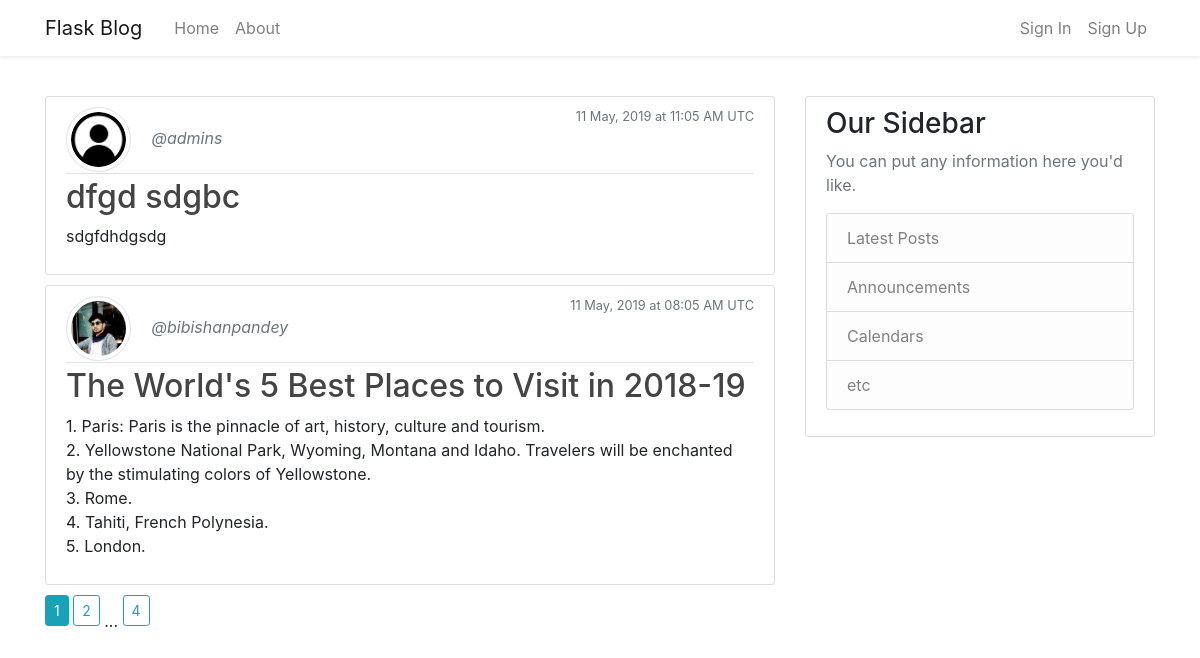
Page /home on the earlier database version.
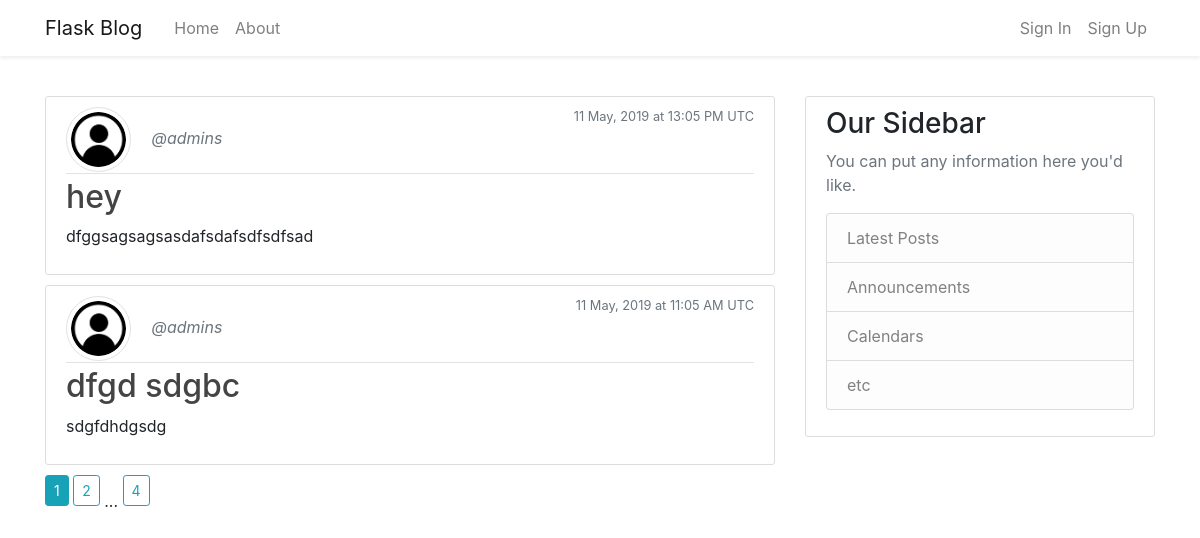
Same page on the later database version.
### flask_blog/models.py (models this page shows, shortened)
class Post(db.Model):
    id = db.Column(db.Integer, primary_key = True)
    title = db.Column(db.String(100), nullable = False)
    date_posted = db.Column(db.DateTime, nullable = False, default = datetime.utcnow)
    content = db.Column(db.Text, nullable = False)
    user_id = db.Column(db.Integer, db.ForeignKey('user.id'), nullable = False)

class User(db.Model, UserMixin):
    id = db.Column(db.Integer, primary_key = True)
    username = db.Column(db.String(20), unique = True, nullable = False)
    email = db.Column(db.String(120), unique = True, nullable = False)
    image_file = db.Column(db.String(20), nullable = False, default = 'default.png')
    password = db.Column(db.String(60), nullable = False)
    posts = db.relationship('Post', backref = 'author', lazy = True)

### flask_blog/main/routes.py (the view)
@main.route("/")
@main.route("/home")
def home():
    page = request.args.get('page', 1, type = int)
    posts = Post.query.order_by(Post.date_posted.desc()).paginate(page = page, per_page = 2)
    return render_template('home.html', posts = posts)

### flask_blog/templates/home.html
{% extends 'layout.html' %}
{% block content %}
    {% for post in posts.items %}
        <article class="media content-section">
            <div class="media-body">
                <div class="article-metadata">
                    <img class="rounded-circle article-img img-thumbnail" src="{{ url_for('static', filename = 'images/' + post.author.image_file) }}">
                    <a class="mr-2 text-muted font-italic" href="{{ url_for('users.user_posts', username = post.author.username) }}">@{{ post.author.username }}</a>
                    <small class="text-muted float-right">{{ post.date_posted.strftime('%d %B, %Y at %H:%m %p UTC') }}</small>
                </div>
                <h2><a class="article-title" href="{{ url_for('posts.post', post_id = post.id) }}">{{ post.title }}</a></h2>
                <p class="article-content">{{ post.content }}</p>
            </div>
        </article>
    {% endfor %}
    {% for page_num in posts.iter_pages(left_edge=1, right_edge=1, left_current=1, right_current=2) %}
        {% if page_num %}
            {% if posts.page == page_num %}
                <a class="btn btn-sm btn-info mb-4" href="{{ url_for('main.home', page=page_num) }}">{{ page_num }}</a>
            {% else %}
                <a class="btn btn-sm btn-outline-info mb-4" href="{{ url_for('main.home', page = page_num) }}">{{ page_num }}</a>
            {% endif %}
        {% else %}
            ...
        {% endif %}
    {% endfor %}
{% endblock content %}

### flask_blog/templates/layout.html (shortened to what this page needs)
<!DOCTYPE html>
<html lang="en">
<head>
    <link rel="stylesheet" href="https://stackpath.bootstrapcdn.com/bootstrap/4.3.1/css/bootstrap.min.css">
    <link rel="stylesheet" type="text/css" href="{{ url_for('static', filename='css/main.css') }}">
    <link rel="stylesheet" href="https://use.fontawesome.com/releases/v5.8.2/css/all.css">
</head>
<body>
    <header class="bg-white pb-5 mb-5">
        <nav class="navbar navbar-expand-lg navbar-light shadow-sm bg-white fixed-top">
            <div class="container">
                <a class="navbar-brand mr-4" href="/">Flask Blog</a>
                <div class="collapse navbar-collapse justify-content-end" id="navbarSupportedContent">
                    <ul class="navbar-nav mr-auto">
                        <li class="nav-item">
                            <a class="nav-link" href="{{ url_for('main.home') }}">Home</a>
                        </li>
                        <li class="nav-item">
                            <a class="nav-link" href="{{ url_for('main.about') }}">About</a>
                        </li>
                    </ul>
                    <ul class="navbar-nav">
                        {% if current_user.is_authenticated %}
                        <li class="nav-item">
                            <a class="nav-link" href="{{ url_for('posts.new_post') }}">New Post</a>
                        </li>
                        <li class="nav-item">
                            <a class="nav-link" href="{{ url_for('users.account') }}">Account</a>
                        </li>
                        <li class="nav-item">
                            <a class="nav-link" href="{{ url_for('users.signout') }}">Sign Out</a>
                        </li>
                        {% else %}
                        <li class="nav-item">
                            <a class="nav-link" href="{{ url_for('users.signin') }}">Sign In</a>
                        </li>
                        <li class="nav-item">
                            <a class="nav-link" href="{{ url_for('users.signup') }}">Sign Up</a>
                        </li>
                        {% endif %}
                    </ul>
                </div>
            </div>
        </nav>
    </header>
    <main role="main" class="container">
        <div class="row">
            <div class="col-md-8">
            {% block content %}{% endblock %}
            </div>
            <div class="col-md-4">
                <div class="content-section">
                    <h3>Our Sidebar</h3>
                    <p class='text-muted'>You can put any information here you'd like.
                    <ul class="list-group">
                        <li class="list-group-item list-group-item-light list-group-item-action">Latest Posts</li>
                        <li class="list-group-item list-group-item-light list-group-item-action">Announcements</li>
                        <li class="list-group-item list-group-item-light list-group-item-action">Calendars</li>
                        <li class="list-group-item list-group-item-light list-group-item-action">etc</li>
                    </ul>
                    </p>
                </div>
            </div>
        </div>
    </main>
</body>
</html>

### flask_blog/static/css/main.css (style rules this page uses)
.content-section { background: #ffffff; padding: 10px 20px; border: 1px solid #dddddd; border-radius: 3px; margin-bottom: 10px; }
.article-title { color: #444444; }
.article-content { white-space: pre-line; }
.article-img { height: 65px; width: 65px; margin-right: 16px; }
.article-metadata { padding-bottom: 1px; margin-bottom: 4px; border-bottom: 1px solid #e3e3e3 }

Differences in the rows shown:
no longer on this page (row unchanged): Post: image_file (picture), author.username "bibishanpandey", date_posted "11 May, 2019 at 08:05 AM UTC", title "The World's 5 Best Places to Visit in 2018-19", content "1. Paris: Paris is the pinnacle of art, history, culture and tourism. 2. Yellowstone National Park, Wyoming, Montana and Idaho. Travelers will be enchanted by the stimulating colors of Yellowstone. 3. Rome. 4. Tahiti, French Polynesia. 5. London."
added Post: image_file (placeholder picture), author.username "admins", date_posted "11 May, 2019 at 13:05 PM UTC", title "hey", content "dfggsagsagsasdafsdafsdfsdfsad"
